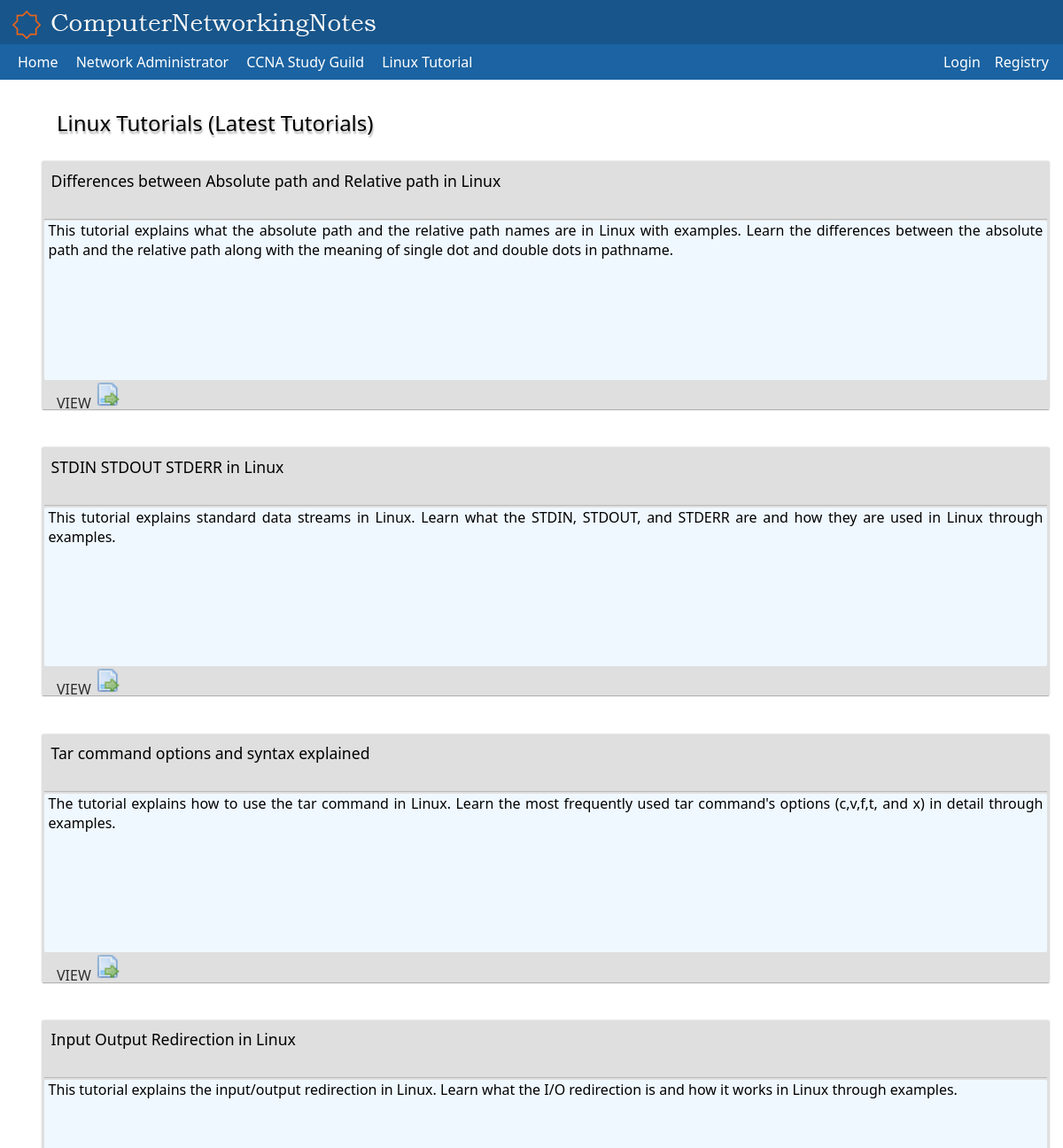
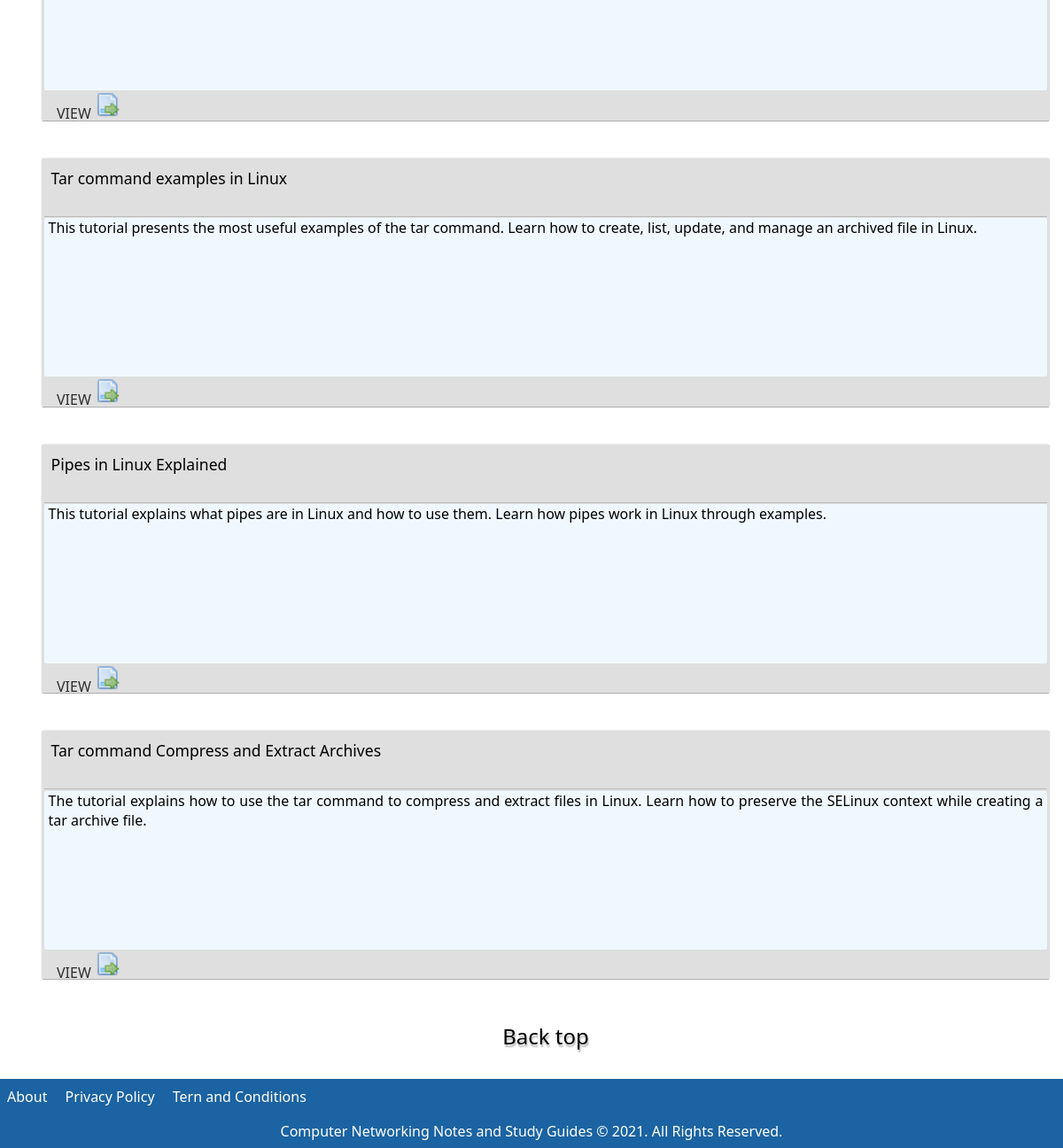
The page /linux on the database its author committed (2 pictures, top to bottom).
### tables this page shows
CREATE TABLE `posts` (
  `id` int(11) NOT NULL,
  `user_id` int(11) NOT NULL,
  `type` varchar(10) NOT NULL,
  `title` varchar(255) NOT NULL,
  `content` text NOT NULL,
  `mini_text` text,
  `view` int(10) NOT NULL,
  `thumbnail_img_url` varchar(255) NOT NULL,
  `created_at` timestamp NOT NULL DEFAULT CURRENT_TIMESTAMP,
  `updated_at` timestamp NOT NULL DEFAULT CURRENT_TIMESTAMP
);

### mvc/app/core/Controller.php (called while the page is built, shortened)
<?php
class Controller
{
    public function view($view, $data = [])
    {
        require_once "mvc/views/" . $view . ".php";
    }
}

### mvc/app/controllers/LinuxController.php (called while the page is built, shortened)
<?php
class LinuxController extends Controller
{
    public function index()
    {
        $currentPge = 1;
        if (empty(explode('?', $_SERVER['REQUEST_URI'])[1])) {
            $currentPge = 1;
        } else {
            $currentPge = (explode('=', explode('?', $_SERVER['REQUEST_URI'])[1])[1]);
        }
        $maxPage = Post::query('SELECT COUNT(*) FROM `posts`WHERE type = "linux"');
        $maxPage = ceil(($maxPage[0]['COUNT(*)']) / 10);
        $start = ($currentPge - 1) * 10;
        $result = Post::query("SELECT * FROM `posts` WHERE `type` = 'linux' ORDER BY `created_at` DESC LIMIT {$start},10");
        return $this->view('layouts/app', ['page' => 'linux/index', 'linux' => $result, 'maxpage' => $maxPage, 'currentpage' => $currentPge]);
    }
}

### mvc/Bridge.php (called while the page is built, shortened)
<?php
$app = new App();

### index.php (called while the page is built)
<?php
require_once (__DIR__.'/mvc/Bridge.php');

### mvc/app/core/Model.php (called while the page is built, shortened)
<?php
class Model extends Database
{
    public static function query($sql)
    {
        $database = new Database();
        $results = [];
        $result = $database->conn->query($sql);
        while ($row = $result->fetch(PDO::FETCH_ASSOC)) {
            array_push($results, $row);
        };
        return $results;
    }
}

### mvc/config/Database.php (called while the page is built, shortened)
<?php
class Database
{
    private $DBHOST = 'localhost';
    private $DBNAME = 'forum';
    private $DBUSERNAME = 'root';
    private $DBPASSWORD = '';
    public function __construct()
    {
        try {
            $this->conn = new PDO("mysql:host=$this->DBHOST;dbname=$this->DBNAME", $this->DBUSERNAME, $this->DBPASSWORD);
        } catch (PDOException $pe) {
            die("Could not connect to the database $this->DBNAME :" . $pe->getMessage());
        }
    }
}

### mvc/app/core/Asset.php (called while the page is built, shortened)
<?php
class Asset
{
    public static function asset($fileName)
    {
        return Asset::url() . "/mvc/public/" . $fileName;
    }
    public static function url()
    {
        return "http://" .$_SERVER['SERVER_NAME'];
    }
}

### mvc/views/linux/index.php (the view, shortened to what this page needs)
<main id="main">
    <h3 class="mt-5 ml-5" style="margin-left: 1rem"><a href="#">Linux Tutorials (Latest Tutorials)</a></h3>
    <div class="">
        <div class="">
            <?php $i = 1;
            foreach ($data['linux'] as $linux) : ?>
                <article class="item mr-5 border-ccc w-50 mt-5 mb-5">
                    <div class="item-heading p-2 m-2">
                        <a href="linux/show/<?= $linux['id'] ?>"><?= $linux['title']; ?></a>
                    </div>
                    <div class="item-content mr-5 ml-5" style="overflow: hidden">
                        <p class="pr-5 pl-5"><?= $linux['mini_text'] ?></p>
                    </div>
                    <div class="item-footer mr-5 ml-5 d-flex justify-content-end">
                        <a href="linux/show/<?= $linux['id'] ?>" class="d-flex">
                            <p class="pt-2">VIEW</p>
                            <img src="<?=Asset::asset('img/iconview.png') ?>" class="mr-2" title="view" alt="view icon">
                        </a>
                    </div>
                </article>
            <?php endforeach; ?>
        </div>
    </div>
    <h3 class="mt-5 ml-5 mb-5" style="margin-left: 1rem;text-align: center; margin-top: 2rem">
        <a href="#main">Back top</a>
    </h3>
</main>

### mvc/public/css/common.css (style rules this page uses)
.mt-5 { margin-top: 1.7rem; }
.mr-5 { margin-right: 0.1rem; }
.ml-5 { margin-left: 0.1rem; }
.mb-5 { margin-bottom: 1rem; }
.m-2 { margin: 2px; }
.mr-2 { margin-right: 0.1rem; }
.pt-2 { padding-top: 0.1rem; }
.pr-5 { padding-right: 5px; }
.pl-5 { padding-left: 5px; }
.p-2 { padding: 0.5rem; }
.d-flex { display: flex; flex-direction: row; }
.justify-content-end { justify-content: end; }
.w-50 { width: 48%; display: inline-block; }

### mvc/public/css/header.css (style rules this page uses)
* { margin: 0px; padding: 0px; box-sizing: border-box; font-family: "Segoe UI", Arial, sans-serif; }

### mvc/public/css/main.css (style rules this page uses)
#main { margin: 0.5rem 2rem; }
#main > h3 { font-size: x-large; font-weight: normal; font-family: "Segoe UI", Arial, sans-serif; }
#main > h3 > a { text-decoration: none; color: black; text-shadow: rgba(0, 0, 0, 0.3) 1px 3px 2px; margin-left: 1rem; }
article { box-shadow: rgba(1, 1, 1, 0.12) -1px 0px 2px 0px, rgba(1, 1, 1, 0.12) 1px 0px 2px 0px, rgba(1, 1, 1, 0.24) 0px 1px 1px 0px; width: 25rem; margin-left: 1rem; height: 17.5rem; background-color: rgb(223, 223, 223); }
.item-heading { margin: 0.1rem; border-bottom: 1px solid rgb(185, 185, 185); height: 4rem; }
.item-heading > a { text-decoration: none; font-size: 1.1rem; color: black; }
.item-content { height: 64%; background-color: aliceblue; border-radius: 2px; border-top: 1px black; }
.item-content > p { overflow-wrap: anywhere; text-align: justify; overflow: hidden; }
.item-footer { height: 10%; border-top: 2px black; }
.item-footer > a { text-decoration: none; line-height: 1rem; color: black; opacity: 0.8; }
.item-footer > a > img { height: 2rem; width: 2rem; }
.item-footer > a > p { padding-top: 0.5rem; }
h1, h2, h3 { text-shadow: rgba(0, 0, 0, 0.3) 1px 3px 2px; }

### mvc/public/css/responsive.css (style rules this page uses)
@media only screen and (min-width:600px) and (max-width: 1200px) { .item { min-width: 100%; } }
@media only screen and (min-width:600px) and (max-width: 1200px) { #main { min-width: 90% !important; max-width: 100% !important; margin: 2rem !important; } }
@media only screen and (min-width:600px) and (max-width: 1200px) { .d-flex { flex-direction: column; } }
@media only screen and (min-width:600px) and (max-width: 1200px) { article { margin-bottom: 1rem; } }
@media only screen and (min-width:600px) and (max-width: 1200px) { .item-footer { margin-left: 1rem; margin-bottom: 1rem !important; } }
@media only screen and (min-width:600px) and (max-width: 1200px) { .item-footer, .item-footer a, .item-footer > a > p { display: inline !important; } }

### rows shown on the page
posts: title "Differences between Absolute path and Relative path in Linux", mini_text "This tutorial explains what the absolute path and the relative path names are in Linux with examples. Learn the differences between the absolute path and the relative path along with the meaning of single dot and double dots in pathname."
posts: title "STDIN STDOUT STDERR in Linux", mini_text "This tutorial explains standard data streams in Linux. Learn what the STDIN, STDOUT, and STDERR are and how they are used in Linux through examples."
posts: title "Tar command options and syntax explained", mini_text "The tutorial explains how to use the tar command in Linux. Learn the most frequently used tar command's options (c,v,f,t, and x) in detail through examples."
posts: title "Input Output Redirection in Linux", mini_text "This tutorial explains the input/output redirection in Linux. Learn what the I/O redirection is and how it works in Linux through examples."
posts: title "Tar command examples in Linux", mini_text "This tutorial presents the most useful examples of the tar command. Learn how to create, list, update, and manage an archived file in Linux."
posts: title "Pipes in Linux Explained", mini_text "This tutorial explains what pipes are in Linux and how to use them. Learn how pipes work in Linux through examples."
posts: title "Tar command Compress and Extract Archives", mini_text "The tutorial explains how to use the tar command to compress and extract files in Linux. Learn how to preserve the SELinux context while creating a tar archive file."
